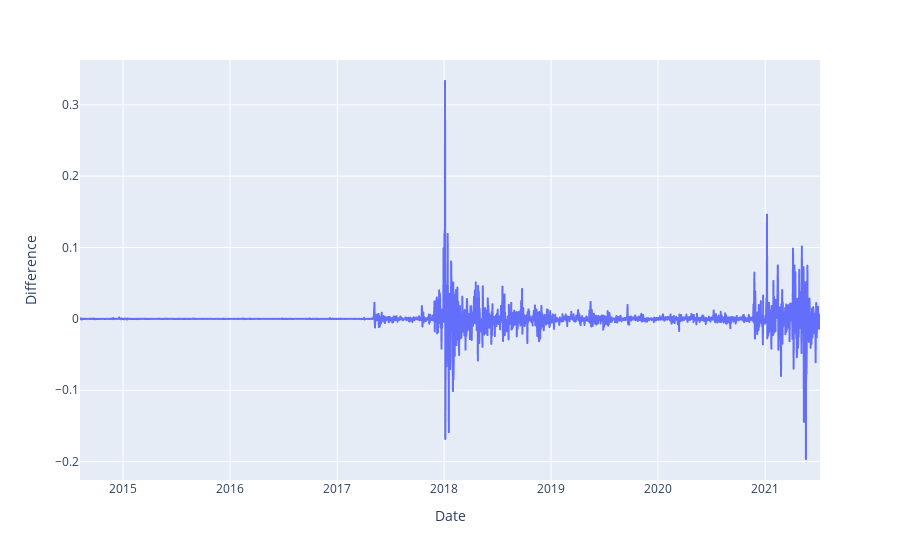

Notebook source saved alongside this figure:
### Code cell
fig = px.line(data, x='Date', y="Difference")
fig.show();

### Figure 1 — Plotly figure (JSON) as saved in the notebook; plotly's stock layout.template omitted (floating-point values rounded to 4 significant figures; data arrays with more than 128 entries replaced by an {"elided": "..."} marker saying what was removed)
{"data": [{"hovertemplate": "Date=%{x}<br>Difference=%{y}<extra></extra>", "legendgroup": "", "line": {"color": "#636efa", "dash": "solid"}, "marker": {"symbol": "circle"}, "mode": "lines", "name": "", "showlegend": false, "x": {"elided": "2527 str values"}, "xaxis": "x", "y": {"elided": "2527 float values"}, "yaxis": "y", "type": "scattergl"}], "layout": {"xaxis": {"anchor": "y", "domain": [0, 1], "title": {"text": "Date"}}, "yaxis": {"anchor": "x", "domain": [0, 1], "title": {"text": "Difference"}}, "legend": {"tracegroupgap": 0}, "margin": {"t": 60}}}
